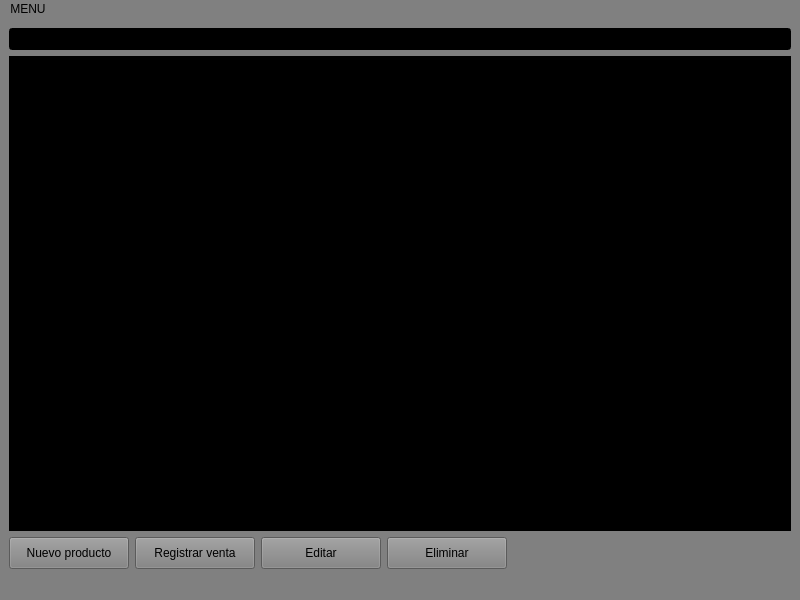
<?xml version="1.0" encoding="UTF-8"?>
<ui version="4.0">
 <class>MainWindow</class>
 <widget class="QMainWindow" name="MainWindow">
  <property name="geometry">
   <rect>
    <x>0</x>
    <y>0</y>
    <width>800</width>
    <height>600</height>
   </rect>
  </property>
  <property name="windowTitle">
   <string>MainWindow</string>
  </property>
  <property name="styleSheet">
   <string notr="true">background-color: grey;</string>
  </property>
  <widget class="QWidget" name="centralwidget">
   <layout class="QVBoxLayout" name="layoutPrincipal">
    <item>
     <widget class="QLineEdit" name="lineEdit">
      <property name="styleSheet">
       <string notr="true">background-color: black; color: white;</string>
      </property>
      <property name="dragEnabled">
       <bool>false</bool>
      </property>
      <property name="readOnly">
       <bool>false</bool>
      </property>
      <property name="placeholderText">
       <string/>
      </property>
     </widget>
    </item>
    <item>
     <widget class="QTableView" name="tableView">
      <property name="styleSheet">
       <string notr="true">background-color: black; color: white;</string>
      </property>
     </widget>
    </item>
    <item>
     <layout class="QHBoxLayout" name="layoutBotones">
     <item>
      <widget class="QPushButton" name="btnNuevo">
       <property name="minimumSize">
        <size>
         <width>120</width>
         <height>32</height>
        </size>
       </property>
       <property name="text">
        <string>Nuevo producto</string>
       </property>
      </widget>
     </item>
     <item>
      <widget class="QPushButton" name="btnRegistrar">
       <property name="minimumSize">
        <size>
         <width>120</width>
         <height>32</height>
        </size>
       </property>
       <property name="text">
        <string>Registrar venta</string>
       </property>
      </widget>
     </item>
     <item>
      <widget class="QPushButton" name="btnEditar">
       <property name="minimumSize">
        <size>
         <width>120</width>
         <height>32</height>
        </size>
       </property>
       <property name="text">
        <string>Editar</string>
       </property>
      </widget>
     </item>
     <item>
      <widget class="QPushButton" name="btnEliminar">
       <property name="minimumSize">
        <size>
         <width>120</width>
         <height>32</height>
        </size>
       </property>
       <property name="text">
        <string>Eliminar</string>
       </property>
      </widget>
     </item>
     <item>
      <spacer name="espaciadorBotones">
       <property name="orientation">
        <enum>Qt::Horizontal</enum>
       </property>
       <property name="sizeHint" stdset="0">
        <size>
         <width>40</width>
         <height>20</height>
        </size>
       </property>
      </spacer>
     </item>
     </layout>
    </item>
   </layout>
  </widget>
  <widget class="QMenuBar" name="menubar">
   <property name="geometry">
    <rect>
     <x>0</x>
     <y>0</y>
     <width>800</width>
     <height>23</height>
    </rect>
   </property>
   <widget class="QMenu" name="menuMENU">
    <property name="title">
     <string>MENU</string>
    </property>
    <addaction name="actionRegistrar_venta"/>
    <addaction name="actionEditar"/>
    <addaction name="actionEliminar"/>
   </widget>
   <addaction name="menuMENU"/>
  </widget>
  <widget class="QStatusBar" name="statusbar"/>
  <action name="actionRegistrar_venta">
   <property name="text">
    <string>Registrar venta</string>
   </property>
  </action>
  <action name="actionEditar">
   <property name="text">
    <string>Editar</string>
   </property>
  </action>
  <action name="actionEliminar">
   <property name="text">
    <string>Eliminar</string>
   </property>
  </action>
 </widget>
 <resources/>
 <connections/>
</ui>
